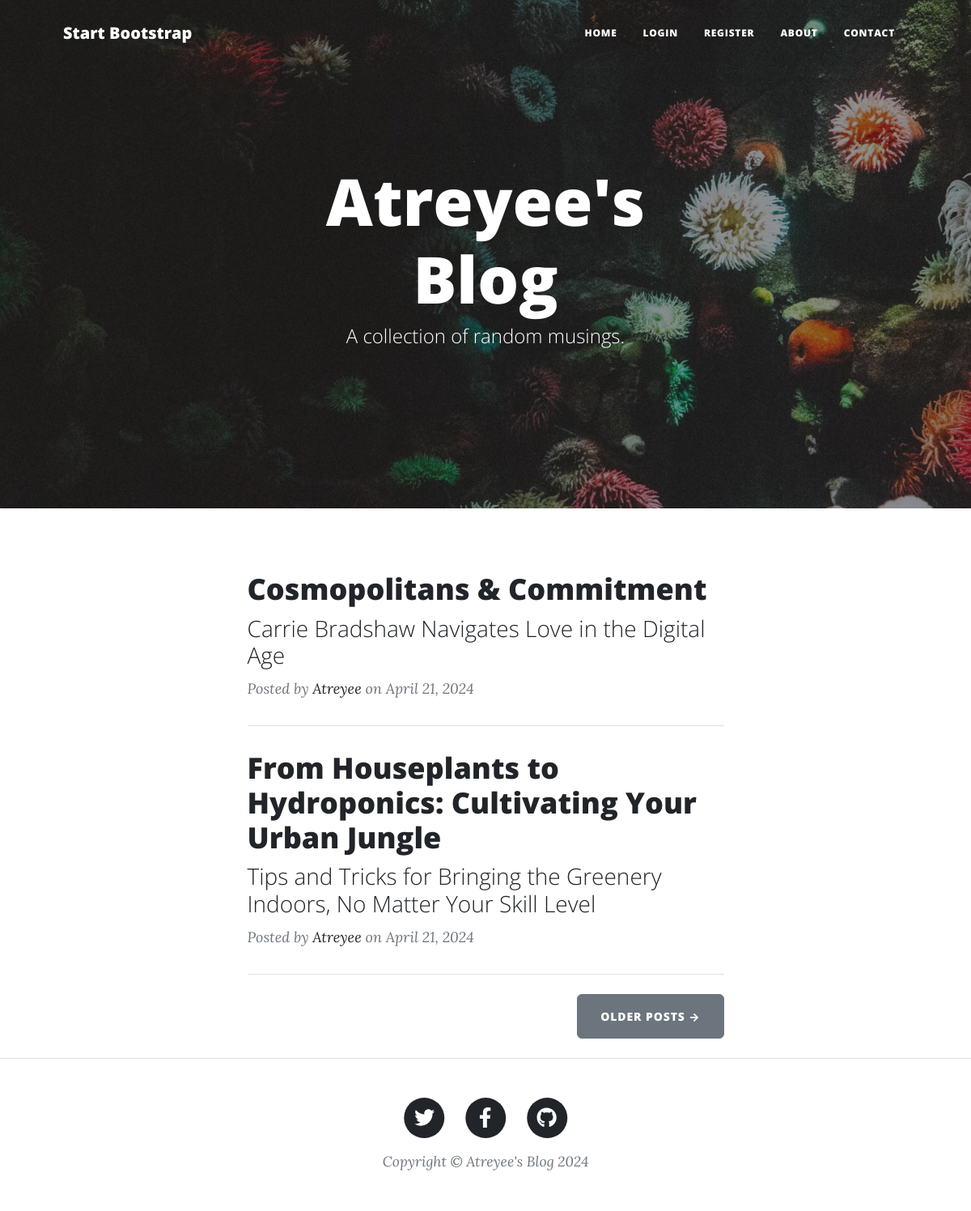
The page / on the database its author committed.
### main.py (models this page shows)
class BlogPost(db.Model):
    __tablename__ = "blog_posts"
    id: Mapped[int] = mapped_column(Integer, primary_key=True)
    title: Mapped[str] = mapped_column(String(250), unique=True, nullable=False)
    subtitle: Mapped[str] = mapped_column(String(250), nullable=False)
    date: Mapped[str] = mapped_column(String(250), nullable=False)
    body: Mapped[str] = mapped_column(Text, nullable=False)
    author_id: Mapped[int] = mapped_column(Integer, db.ForeignKey("users.id"))
    author=relationship("User",back_populates="posts")
    img_url: Mapped[str] = mapped_column(String(250), nullable=False)
    comments=relationship("Comment",back_populates="parent_post")

class User(UserMixin,db.Model):
    __tablename__="users"
    id:Mapped[int]=mapped_column(Integer,primary_key=True)
    email:Mapped[str] = mapped_column(String(100), unique=True)
    password:Mapped[str] = mapped_column(String(100))
    name: Mapped[str] = mapped_column(String(100))
    posts=relationship("BlogPost",back_populates="author")
    comments=relationship("Comment",back_populates="comment_author")

### main.py (the view)
@app.route('/')
def get_all_posts():
    result = db.session.execute(db.select(BlogPost))
    posts = result.scalars().all()
    return render_template("index.html", all_posts=posts)

### templates/index.html (shortened to what this page needs)
{% include "header.html" %}
<header
  class="masthead"
  style="background-image: url('../static/assets/img/home-bg.jpg')"
>
  <div class="container position-relative px-4 px-lg-5">
    <div class="row gx-4 gx-lg-5 justify-content-center">
      <div class="col-md-10 col-lg-8 col-xl-7">
        <div class="site-heading">
          <h1>Atreyee's Blog</h1>
          <span class="subheading">A collection of random musings.</span>
        </div>
      </div>
    </div>
  </div>
</header>
<div class="container px-4 px-lg-5">
  <div class="row gx-4 gx-lg-5 justify-content-center">
    <div class="col-md-10 col-lg-8 col-xl-7">
      {% for post in all_posts %}
      <div class="post-preview">
        <a href="{{ url_for('show_post', post_id=post.id) }}">
          <h2 class="post-title">{{ post.title }}</h2>
          <h3 class="post-subtitle">{{ post.subtitle }}</h3>
        </a>
        <p class="post-meta">
          Posted by
          <a href="#">{{post.author.name}}</a>
          on {{post.date}}
        </p>
      </div>
      <hr class="my-4" />
      {% endfor %}
      <div class="d-flex justify-content-end mb-4">
        <a class="btn btn-secondary text-uppercase" href="#!">Older Posts →</a>
      </div>
    </div>
  </div>
</div>
{% include "footer.html" %}

### templates/header.html (shortened to what this page needs)
<!DOCTYPE html>
<html lang="en">
  <head>
    {% block styles %}
    {{ bootstrap.load_css() }}
    <link
      href="{{ url_for('static', filename='css/styles.css') }}"
      rel="stylesheet"
    />
    {% endblock %}
  </head>
  <body>
    <nav class="navbar navbar-expand-lg navbar-light" id="mainNav">
      <div class="container px-4 px-lg-5">
        <a class="navbar-brand" href="/">Start Bootstrap</a>
        <div class="collapse navbar-collapse" id="navbarResponsive">
          <ul class="navbar-nav ms-auto py-4 py-lg-0">
            <li class="nav-item">
              <a
                class="nav-link px-lg-3 py-3 py-lg-4"
                href="{{ url_for('get_all_posts') }}"
                >Home</a
              >
            </li>
            {% if not current_user.is_authenticated: %}
            <li class="nav-item">
              <a
                class="nav-link px-lg-3 py-3 py-lg-4"
                href="{{ url_for('login') }}"
                >Login</a
              >
            </li>
            <li class="nav-item">
              <a
                class="nav-link px-lg-3 py-3 py-lg-4"
                href="{{ url_for('register') }}"
                >Register</a
              >
            </li>
            {% endif %}
            <li class="nav-item">
              <a
                class="nav-link px-lg-3 py-3 py-lg-4"
                href="{{ url_for('about') }}"
                >About</a
              >
            </li>
            <li class="nav-item">
              <a
                class="nav-link px-lg-3 py-3 py-lg-4"
                href="{{ url_for('contact') }}"
                >Contact</a
              >
            </li>
          </ul>
        </div>
      </div>
    </nav>
  </body>
</html>

### templates/footer.html (shortened to what this page needs)
        <footer class="border-top">
          <div class="container px-4 px-lg-5">
              <div class="row gx-4 gx-lg-5 justify-content-center">
                  <div class="col-md-10 col-lg-8 col-xl-7">
                      <ul class="list-inline text-center">
                          <li class="list-inline-item">
                              <a href="https://twitter.com/_atreyeedas_">
                                  <span class="fa-stack fa-lg">
                                      <i class="fas fa-circle fa-stack-2x"></i>
                                      <i class="fab fa-twitter fa-stack-1x fa-inverse"></i>
                                  </span>
                              </a>
                          </li>
                          <li class="list-inline-item">
                              <a href="https://www.facebook.com/Adas1101/">
                                  <span class="fa-stack fa-lg">
                                      <i class="fas fa-circle fa-stack-2x"></i>
                                      <i class="fab fa-facebook-f fa-stack-1x fa-inverse"></i>
                                  </span>
                              </a>
                          </li>
                          <li class="list-inline-item">
                              <a href="https://github.com/Atreyeee">
                                  <span class="fa-stack fa-lg">
                                      <i class="fas fa-circle fa-stack-2x"></i>
                                      <i class="fab fa-github fa-stack-1x fa-inverse"></i>
                                  </span>
                              </a>
                          </li>
                      </ul>
                      <div class="small text-center text-muted fst-italic">Copyright &copy; Atreyee's Blog 2024</div>
                  </div>
              </div>
          </div>
      </footer>
  </body>
</html>

### rows shown on the page
BlogPost: title "Cosmopolitans & Commitment", subtitle "Carrie Bradshaw Navigates Love in the Digital Age", author.name "Atreyee", date "April 21, 2024"
BlogPost: title "From Houseplants to Hydroponics: Cultivating Your Urban Jungle", subtitle "Tips and Tricks for Bringing the Greenery Indoors, No Matter Your Skill Level", author.name "Atreyee", date "April 21, 2024"
